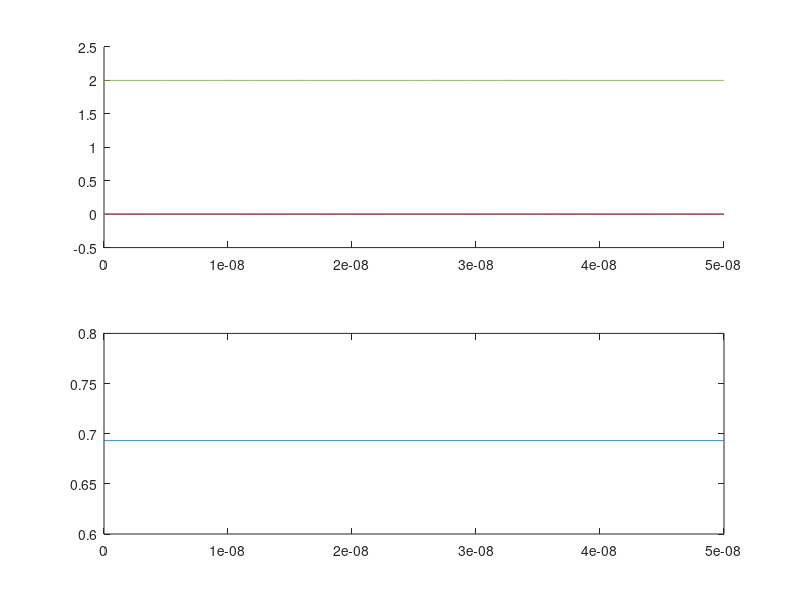

Write MATLAB code to recreate this figure.
%% lab7

% definition 
clc;
clear all;
close all;

up = [1;0];
down = [0;1];
upup = [1;0;0;0];
updown = [0;1;0;0];
downup = [0;0;1;0];
downdown = [0;0;0;1];
hbar = 6.626e-34 / (2*pi);
sx = 1/2 * [0,1;1,0];
sy = 1/2 * [0,1i;-1i,0];
sz = 1/2 * [1,0;0,-1];
I = eye(2);
sz1 = kron(sz, I);
sz2 = kron(I,sz);
sztot = sz1+sz2;

sx1 = kron(sx, I);
sx2 = kron(I,sx);
sxtot =  sx1+sx2;

sy1 = kron(sy,I);
sy2 = kron(I,sy);
sytot = sy1+sy2;

stot = sxtot^2 + sytot^2 + sztot^2;

%% Q1a

psi = (1/sqrt(2)) * ( upup + updown);

%% Q1b

psi = (1/sqrt(2)) * (updown + downup);
%% Q1

exp_z = psi' * sztot * psi
exp_y = psi' * sytot * psi
exp_x = psi' * sxtot * psi

exp_tot = psi' * stot * psi


%% Q3a

psi = (1/sqrt(2)) * (upup+updown);

%% Q3b

psi = (1/sqrt(2))*(updown + downup);

%% Q3c

psi = (1/sqrt(3)) * (updown + downup + downdown);
%%
u = [1,0;0,1];
rho_C = psi * psi';
rho_partialA = zeros(2);

for i = 1:2
    for j = 1:2
        for n = 1:2
            rho_partialA(i,j) = rho_partialA(i,j) + kron(u(:,i)',u(:,n)') * rho_C * kron(u(:,j),u(:,n));
        end
    end
end

rho_partialB = zeros(2);

for i = 1:2
    for j = 1:2
        for n = 1:2
            rho_partialB(i,j) = rho_partialB(i,j) + kron(u(:,n)',u(:,i)') * rho_C * kron(u(:,n),u(:,j));
        end
    end
end

S = -trace(rho_partialB * logm(rho_partialB))


%% task

%% definition
clear all;
clc
close all;

up = [1;0];
down = [0;1];
upup = [1;0;0;0];
updown = [0;1;0;0];
downup = [0;0;1;0];
downdown = [0;0;0;1];
%hbar = 6.626e-34 / (2*pi);
hbar = 1;
sx = 1/2 * [0,1;1,0];
sy = 1/2 * [0,-1i;1i,0];
sz = 1/2 * [1,0;0,-1];
I = eye(2);
sz1 = kron(sz, I);
sz2 = kron(I,sz);
sztot = sz1+sz2;

sx1 = kron(sx, I);
sx2 = kron(I,sx);
sxtot =  sx1+sx2;

sy1 = kron(sy,I);
sy2 = kron(I,sy);
sytot = sy1+sy2;

stot = sxtot^2 + sytot^2 + sztot^2;

wh = 2*pi*10e6; % rads-1
H = (wh/2)*[1,1,1,1;1,-1,1,-1;1,1,-1,-1;1,-1,-1,1];
period = (pi)/wh;
time = linspace(0,period, 1000);
T = length(time);
delta = 1e-12;

%% task a
clc
psi_0 = downdown;

%% task b

clc;
psi_0 = (1/sqrt(2))* (downdown + upup);
%% time evolation/expectation values
clc
u = [1 0; 0 1]; % basis vector
U = zeros(4,4);
psi = zeros(4,T);
exp_x = zeros(1,T);
exp_y = zeros(1,T);
exp_z = zeros(1,T);
exp_sum = zeros(1,T);
exp_tot = zeros(1,T);
S = zeros(1,T);
rho_partialA = zeros(2);
rho_partialB = zeros(2);
rho_C = zeros(4,4);
for t = 1:T
   U = expm(-1i*H*time(t));
   psi(:,t) = U*psi_0;
   exp_x(:,t) = real(psi(:,t)' * sxtot * psi(:,t));
   exp_y(:,t) = real(psi(:,t)' * sytot * psi(:,t));
   exp_z(:,t) = real(psi(:,t)' * sztot * psi(:,t));
   exp_sum(:,t) = real(exp_x(:,t)+exp_y(:,t)+exp_z(:,t));
   exp_tot(:,t) = real(psi(:,t)' * stot * psi(:,t)); 
   
   rho_C = psi(:,t) * psi(:,t)';
   rho_partialB = zeros(2);
    for i = 1:2
        for j = 1:2
            for n = 1:2
                rho_partialB(i,j) = rho_partialB(i,j) + kron(u(:,i)',u(:,n)') * rho_C * kron(u(:,j),u(:,n));
            end
        end
    end
    rho_partialA = zeros(2);
    for i = 1:2
        for j = 1:2
            for n = 1:2
                rho_partialA(i,j) = rho_partialA(i,j) + kron(u(:,n)',u(:,i)') * rho_C * kron(u(:,n),u(:,j));
            end
        end
    end
   S(t) = -trace(rho_partialB * logm(rho_partialB));
end

%% plot result
subplot(2,1,1)
hold on
plot(time,exp_x);
plot(time,exp_y);
plot(time,exp_z);
plot(time,exp_sum);
plot(time,exp_tot);
xlim([0 50e-9]) 
hold off
subplot(2,1,2)
plot(time, S)



